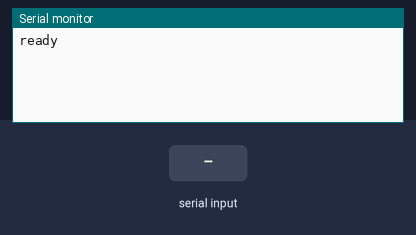
Simulated run of this sketch. Board: ESP32-S3. Parts: the last lines printed to the serial monitor. Inputs (shaded band) come from the test bench.

Above: at 1.2 s.
1.3 s: "90,45\n" received over Serial
At 1.8 s:
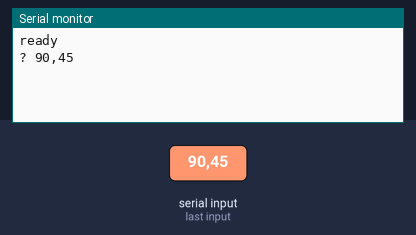
2.8 s: "2\n" received over Serial
At 4.0 s:
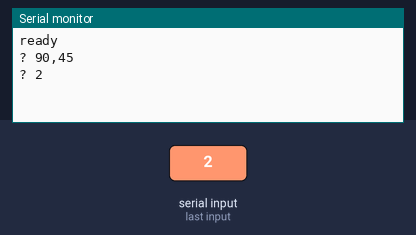
4.3 s: "S90\n" received over Serial
At 5.2 s:
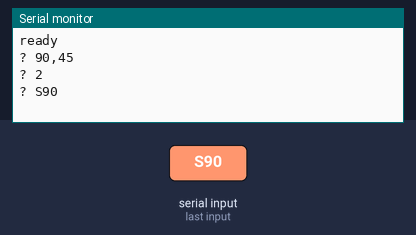
5.8 s: "S,45\n" received over Serial
At 6.4 s:
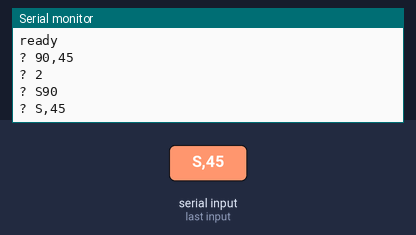
7.3 s: "O90\n" received over Serial
At 8.5 s:
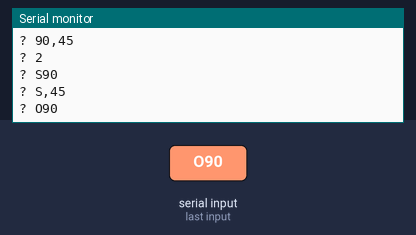
8.8 s: "O,45\n" received over Serial
At 9.9 s:
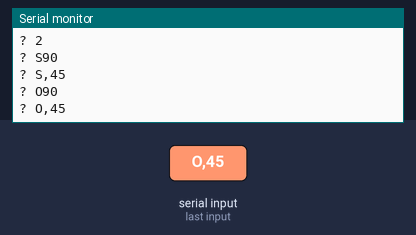

Measured:
- after the input at 1.3 s, the serial monitor: prints a new line at once (image 1)
- after the input at 2.8 s, the serial monitor: prints a new line at once (image 2)
- after the input at 4.3 s, the serial monitor: prints a new line at once (image 3)
- after the input at 5.8 s, the serial monitor: prints a new line at once (image 4)
- after the input at 7.3 s, the serial monitor: prints a new line at once (image 5)
- after the input at 8.8 s, the serial monitor: prints a new line at once (image 6)

The sketch:

servo_console_s3.ino
```cpp
// Serial servo console for the PCA9685. 115200 baud, one command per line:
//   S <ch> <us>   set channel 0-15 to a pulse in microseconds (500-2500)
//   O <ch>        channel off (servo goes limp)
//   X             all channels off
// Every channel starts off, so nothing moves until the page sends something.
#include <Wire.h>
#include <Adafruit_PWMServoDriver.h>

// ESP32-S3 DevKitC: PCA9685 SDA -> GPIO 8, SCL -> GPIO 9, VCC -> 3V3
const int SDA_PIN = 8, SCL_PIN = 9;

Adafruit_PWMServoDriver pwm(0x40);
char line[24];
uint8_t len = 0;

void allOff() {
  for (int ch = 0; ch < 16; ch++) pwm.setPWM(ch, 0, 4096);
}

void run(char *s) {
  int ch, us;
  if (s[0] == 'S' && sscanf(s + 1, "%d %d", &ch, &us) == 2 && ch >= 0 && ch < 16) {
    us = constrain(us, 500, 2500);
    pwm.writeMicroseconds(ch, us);
    Serial.print("ok S "); Serial.print(ch); Serial.print(' '); Serial.println(us);
  } else if (s[0] == 'O' && sscanf(s + 1, "%d", &ch) == 1 && ch >= 0 && ch < 16) {
    pwm.setPWM(ch, 0, 4096);
    Serial.print("ok O "); Serial.println(ch);
  } else if (s[0] == 'X') {
    allOff();
    Serial.println("ok X");
  } else {
    Serial.print("? "); Serial.println(s);
  }
}

void setup() {
  Serial.begin(115200);
  Wire.begin(SDA_PIN, SCL_PIN);
  pwm.begin();
  pwm.setOscillatorFrequency(27000000);
  pwm.setPWMFreq(50);
  delay(10);
  allOff();
  Serial.println("ready");
}

void loop() {
  while (Serial.available()) {
    char c = Serial.read();
    if (c == '\n' || c == '\r') {
      if (len) { line[len] = 0; run(line); len = 0; }
    } else if (len < sizeof(line) - 1) {
      line[len++] = c;
    }
  }
}
```
